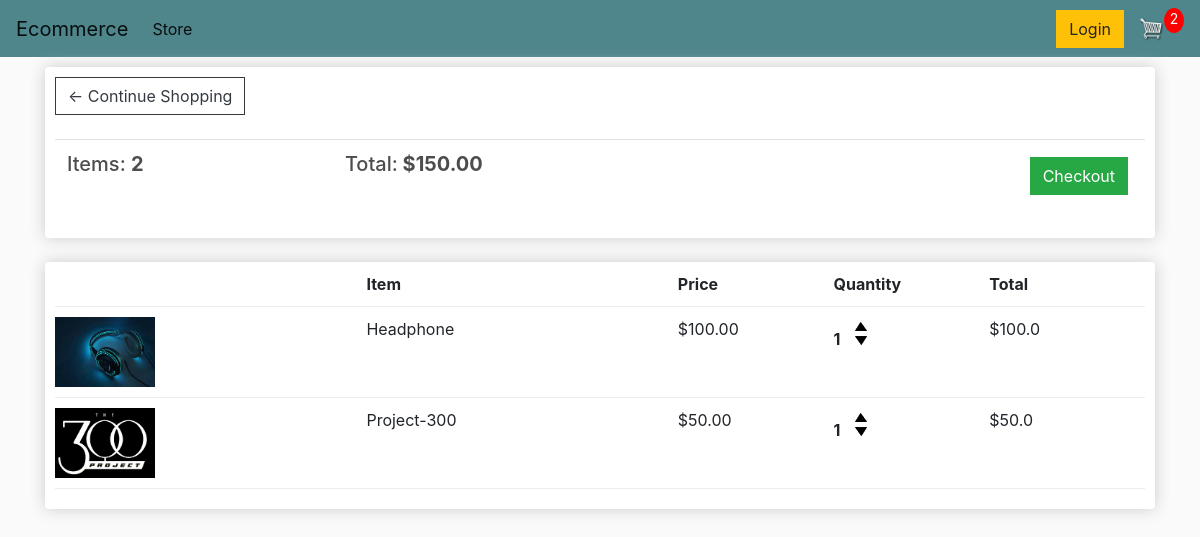
The app's page /cart/ (signed in) with its own data.
### store/models.py (models this page shows, shortened)
class Order(models.Model):
    customer = models.ForeignKey(Customer, on_delete=models.SET_NULL, null=True, blank=True)
    date_order = models.DateTimeField(auto_now_add=True)
    complete = models.BooleanField(default=False, null=True, blank=False)
    transaction_id = models.CharField(max_length=200, null=True)
    @property
    def get_cart_total(self):
        orderitems = self.orderitem_set.all()
        total = sum([item.get_total for  item in orderitems])
        return total
    @property
    def get_cart_items(self):
        orderitems = self.orderitem_set.all()
        total = sum([item.quantity for  item in orderitems])
        return total

class OrderItem(models.Model):
    product = models.ForeignKey(Product, on_delete=models.SET_NULL, null=True, blank=True)
    order = models.ForeignKey(Order, on_delete=models.SET_NULL, null=True, blank=True)
    quantity = models.IntegerField(default=0, null=True, blank=True)
    date_added = models.DateTimeField(auto_now_add=True)
    @property
    def get_total(self):
        total = self.product.price * self.quantity
        return total

class Product(models.Model):
    name = models.CharField(max_length=200, null=True)
    price = models.FloatField()
    digital = models.BooleanField(default=False, null=True, blank=False)
    image = models.ImageField(null=True, blank=True)
    @property
    def imageURL(self):
        try:
            url = self.image.url
        except:
            url = ''
        return url

### store/views.py (the view)
# urls.py: path('cart/', views.cart, name="cart"),
def cart(request):
    if request.user.is_authenticated:
        customer = request.user.customer
        order, created = Order.objects.get_or_create(customer=customer, complete=False)
        items = order.orderitem_set.all()
        cartItems = order.get_cart_items
    else:
        items = []
        order = {'get_cart_total':0, 'get_cart_items':0}
        cartItems = order['get_cart_items']
        order = {'get_cart_total':0, 'get_cart_items':0, 'shpping':False}
        cartItems = order['get_cart_items']
    context = {'items':items, 'order':order, 'cartItems':cartItems}
    return render(request, 'store/cart.html', context)

### store/templates/store/cart.html
{% extends 'store/main.html' %}
{% load static %}
{% block content %}
	<div class="row">
		<div class="col-lg-12">
			<div class="box-element">
				<a  class="btn btn-outline-dark" href="{% url 'store' %}">&#x2190; Continue Shopping</a>
				<br>
				<br>
				<table class="table">
					<tr>
						<th><h5>Items: <strong>{{order.get_cart_items}}</strong></h5></th>
						<th><h5>Total:<strong> ${{order.get_cart_total|floatformat:2}}</strong></h5></th>
						<th>
							<a  style="float:right; margin:5px;" class="btn btn-success" href="{% url 'checkout' %}">Checkout</a>
						</th>
					</tr>
				</table>
			</div>
			<br>
			<div class="box-element">
				<div class="cart-row">
					<div style="flex:2"></div>
					<div style="flex:2"><strong>Item</strong></div>
					<div style="flex:1"><strong>Price</strong></div>
					<div style="flex:1"><strong>Quantity</strong></div>
					<div style="flex:1"><strong>Total</strong></div>
				</div>
				{% for item in items %}
				<div class="cart-row">
					<div style="flex:2"><img style="height: 70px; width: 100px;" class="row-image" src="{{ item.product.imageURL }}"></div>
					<div style="flex:2"><p>{{ item.product.name }}</p></div>
					<div style="flex:1"><p>${{ item.product.price|floatformat:2 }}</p></div>
					<div style="flex:1">
						<p class="quantity">{{ item.quantity }}</p>
						<div class="quantity">
							<img data-product="{{item.product.id}}" data-action="add" class="chg-quantity update-cart" src="{% static  'images/arrow-up.png' %}">
							<img data-product="{{item.product.id}}" data-action="remove" class="chg-quantity update-cart" src="{% static  'images/arrow-down.png' %}">
						</div>
					</div>
					<div style="flex:1"><p>${{ item.get_total }}</p></div>
				</div>
				{% endfor %}
			</div>
		</div>
	</div>
{% endblock content %}

### static/css/main.css (style rules this page uses)
body { background-color: hsl(0, 0%, 98%); }
h1,h2,h3,h4,h5,h6 { color:hsl(0, 0%, 30%); }
.box-element { box-shadow:hsl(0, 0%, 80%) 0 0 16px; background-color: #fff; border-radius: 4px; padding: 10px; }
.col-lg-4, .col-lg-6, .col-lg-8, .col-lg-12 { margin-top: 10px; }
.btn { border-radius: 0; }
.row-image { width: 100px; }
.cart-row { display: flex; align-items: flex-stretch; padding-bottom: 10px; margin-bottom: 10px; border-bottom: 1px solid #ececec; }
.quantity { display: inline-block; font-weight: 700; padding-right:10px; }
.chg-quantity { width: 12px; cursor: pointer; display: block; margin-top: 5px; transition:.1s; }

### records on screen
Order: get_cart_items "2", get_cart_total "150.00"
OrderItem: product.imageURL (picture), product.name "Headphone", product.price "100.00", quantity "1", get_total "100.0"
OrderItem: product.imageURL (picture), product.name "Project-300", product.price "50.00", quantity "1", get_total "50.0"

### other values on screen
{{ cartItems }} "2"
